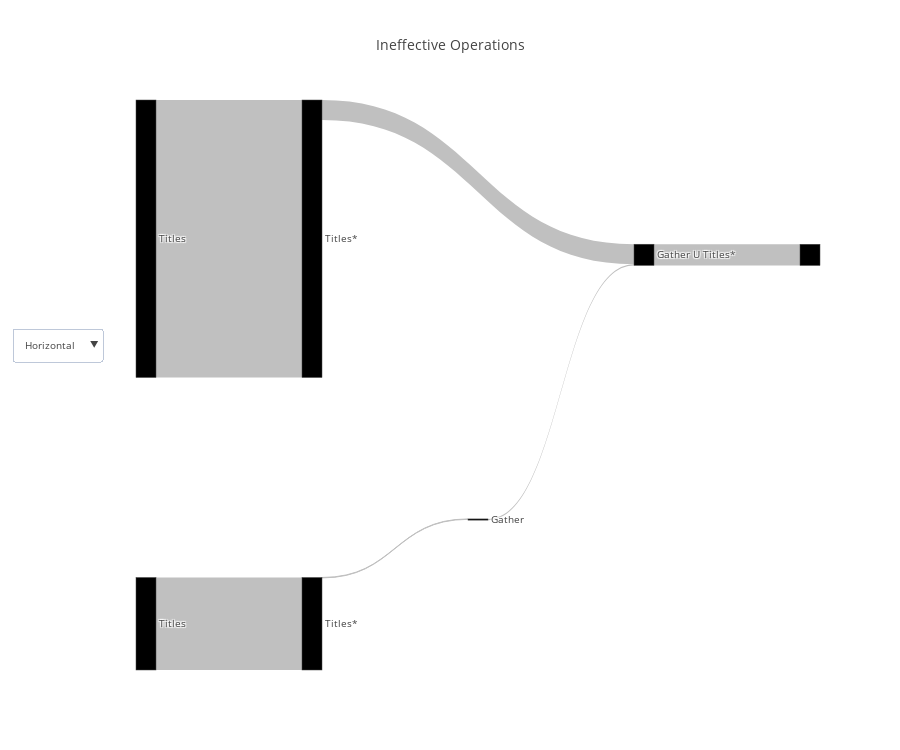

Source (notebook cell):
### Code cell
flow_df = query_renderer.get_flow_df(query, con_str)
query_renderer.vizualize(flow_df, title="Ineffective Operations", metrics=["actual_rows"], open_=False)

### Figure 1 — Plotly figure (JSON) as saved in the notebook; plotly's stock layout.template omitted (floating-point values rounded to 4 significant figures)
{"data": [{"link": {"color": ["silver", "silver", "silver", "silver", "silver", "silver"], "label": ["", "Filter condition: (titles_1.genres = 'Action'::text)", "", "", "Filter condition: (titles.genres = 'Comedy'::text)", ""], "source": [0, 1, 2, 3, 4, 5], "target": [1, 2, 5, 4, 5, 6], "value": [2379234, 10359, 31076, 7137701, 513882, 544958]}, "node": {"color": [null, null, null, null, null, null], "label": ["Titles", "Titles*", "Gather", "Titles", "Titles*", "Gather U Titles*"], "pad": 200}, "orientation": "h", "type": "sankey", "valueformat": ",", "valuesuffix": [" Rows", " Rows", " Rows", " Rows", " Rows", " Rows"]}], "layout": {"font": {"size": 10}, "height": 750, "title": "Ineffective Operations", "updatemenus": [{"buttons": [{"args": ["orientation", "h"], "label": "Horizontal", "method": "restyle"}, {"args": ["orientation", "v"], "label": "Vertical", "method": "restyle"}], "y": 0.6}]}}
